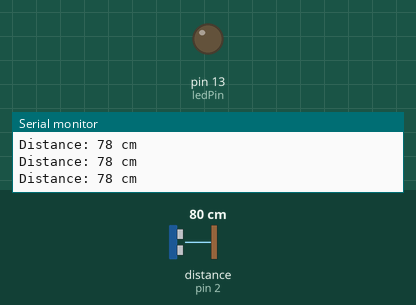
Bench run of a sketch on a simulated Arduino Uno, built with avr-gcc and run on an emulated ATmega328P. On the bench: output pins drawn as LEDs (lit = HIGH), the last lines printed to the serial monitor. Wiring (inferred from the names in the program): ultrasonic range finder: trigger pin 3; echo pin 2. The test bench sets the inputs (shaded band); at power-on: distance to the obstacle (sensor on pin 2) 80 cm. The echo pulse lasts 58.3 µs per cm; pins used as bus, display or sensor lines are not drawn.

Above: at 1.3 s.
1.4 s: distance to the obstacle (sensor on pin 2) set to 23 cm
2.9 s: distance to the obstacle (sensor on pin 2) set to 18 cm
At 3.4 s:
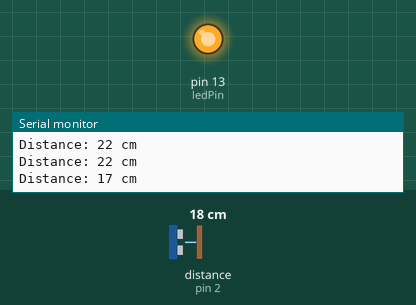
4.5 s: distance to the obstacle (sensor on pin 2) set to 35 cm
At 4.8 s:
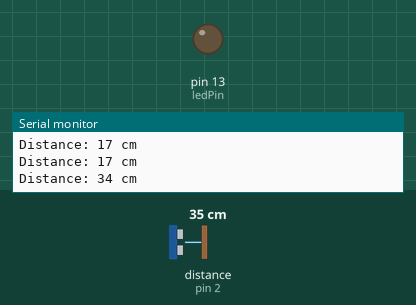
6.0 s: distance to the obstacle (sensor on pin 2) set to 2 cm
At 7.4 s:
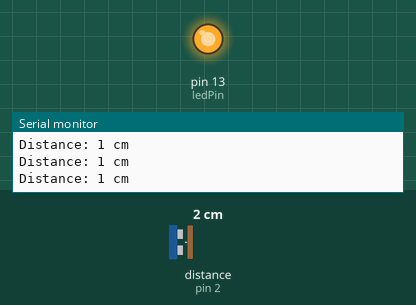
Timing chart, 0 to 8.5 s (numbered marks = the images above; inputs shaded):
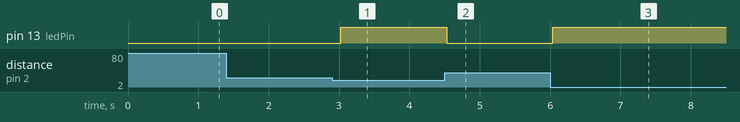

The sketch:

ultra_led_A.ino
```cpp
#define echoPin 2 // Echo Pin
#define trigPin 3 // Trigger Pin
#define ledPin 13 // LED Pin

void setup() {
  Serial.begin(9600);
  pinMode(trigPin, OUTPUT);
  pinMode(echoPin, INPUT);
  pinMode(ledPin, OUTPUT);
}

void loop() {
  long duration, distance;

  // Clear the trigger pin
  digitalWrite(trigPin, LOW);
  delayMicroseconds(2);

  // Set the trigger pin high for 10 microseconds
  digitalWrite(trigPin, HIGH);
  delayMicroseconds(10);
  digitalWrite(trigPin, LOW);

  // Measure the duration of the echo pulse
  duration = pulseIn(echoPin, HIGH);

  // Calculate the distance in centimeters
  distance = duration * 0.034 / 2;

  // Print the distance to the serial monitor
  Serial.print("Distance: ");
  Serial.print(distance);
  Serial.println(" cm");

  // Check if the distance is within a certain range (e.g., 20 cm)
  if (distance < 20) {
    // Turn on the LED
    digitalWrite(ledPin, HIGH);
  } else {
    // Turn off the LED
    digitalWrite(ledPin, LOW);
  }

  // Delay before next measurement
  delay(500);
}
```

Measured:
- the behaviour switches between 21 and 20 cm on distance to the obstacle (sensor on pin 2) (found by bisection; images 0 and 1)
- after the input at 2.9 s, pin 13 (ledPin): LOW → HIGH after 0.12 s
- after the input at 4.5 s, pin 13 (ledPin): HIGH → LOW at once
- after the input at 6.0 s, pin 13 (ledPin): LOW → HIGH at once
